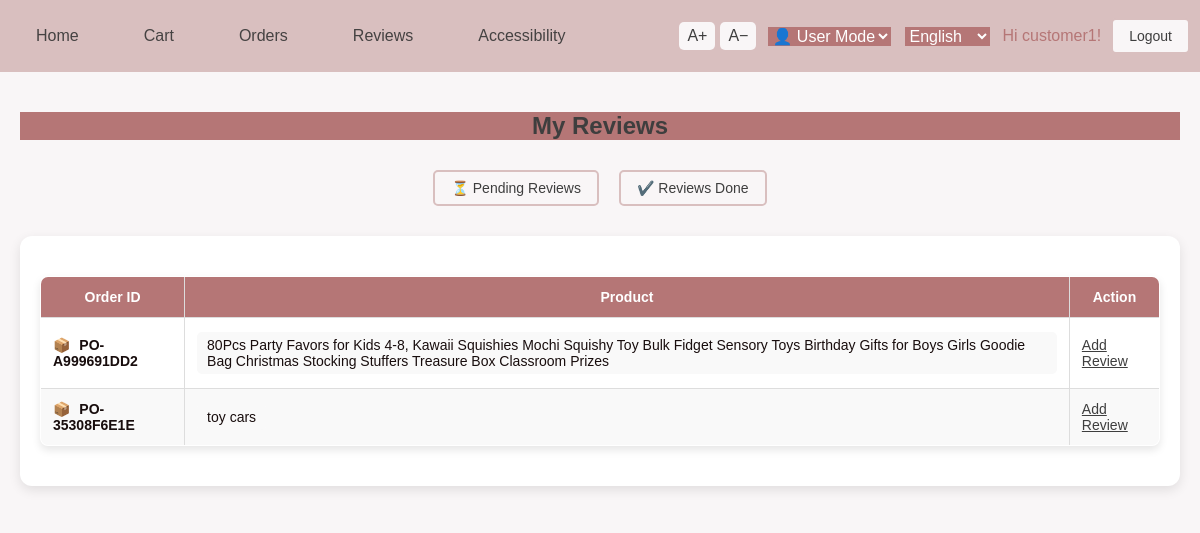
Page /reviews/my_reviews/ (signed in) on the committed database.
### shoppingcart/models.py (models this page shows, shortened)
class Order(models.Model):
    STATUS_CHOICES_TANGIBLE = [
        ('pending', 'Pending'),
        ('shipped', 'Shipped'),
        ('cancelled', 'Cancelled'),
        ('hold', 'Hold'),
        ('delivered', 'Delivered')
    ]
    STATUS_CHOICES_VIRTUAL = [
        ('pending', 'Pending'),
        ('ticket-issued', 'Ticket Issued'),
        ('complete', 'Complete'),
        ('refunded', 'Refunded'),
    ]
    po_number = models.CharField(max_length=20, unique=True, editable=False, default='', null=True, blank=True)
    customer = models.ForeignKey(User, on_delete=models.CASCADE, related_name='customer_orders', default=1)
    total_amount = models.DecimalField(max_digits=10, decimal_places=2, default=0.00)
    purchase_date = models.DateTimeField(default=timezone.now)
    status = models.CharField(max_length=20, choices=STATUS_CHOICES_TANGIBLE, default='pending')
    shipping_address = models.TextField()
    shipment_date = models.DateTimeField(null=True, blank=True)
    cancel_date = models.DateTimeField(null=True, blank=True)
    ticket_issue_date = models.DateTimeField(null=True, blank=True)
    refund_date = models.DateTimeField(null=True, blank=True)
    hold_date = models.DateTimeField(null=True, blank=True)
    complete_date = models.DateTimeField(null=True, blank=True)
    pending_date = models.DateTimeField(null=True, blank=True)
    delivered_date = models.DateTimeField(null=True, blank=True)
    user = models.ForeignKey(settings.AUTH_USER_MODEL, on_delete=models.CASCADE, related_name='orders', null=True, blank=True)

### ecommerce/models.py (models this page shows, shortened)
class Product(models.Model):
    STATUS_CHOICES = [
        ('stock', _('Stock')),
        ('out_of_stock', _('Out of Stock')),
    ]
    PRODUCT_TYPE_CHOICES = [
        ('tangible', _('Tangible')),
        ('virtual', _('Virtual')),
    ]
    product_id = models.UUIDField(primary_key=True, default=uuid.uuid4, help_text=_('Unique ID for this product across whole shopping mall'))
    product_name = models.CharField(max_length=300, default="", verbose_name=_("Product Name"))
    price = models.DecimalField(max_digits=10, decimal_places=2, default=0.0)
    is_active = models.BooleanField(default=True)
    description = models.TextField(default="", verbose_name=_("Description"))
    thumbnail_image = models.ImageField(upload_to='product_thumbnails/')
    vendor = models.ForeignKey('vendor.Vendor', on_delete=models.CASCADE, related_name='products', default=1)
    stock_quantity = models.PositiveIntegerField(default=0)
    min_age = models.PositiveIntegerField(default=0, help_text=_("Minimum age suitable for the product"))
    max_age = models.PositiveIntegerField(default=0, help_text=_("Maximum age suitable for the product"))
    product_type = models.CharField(max_length=10, choices=PRODUCT_TYPE_CHOICES, default='tangible', verbose_name=_("Product Type"))
    warnings = models.TextField(blank=True, default="", help_text=_("Warnings or safety notes related to the product"))
    materials = models.CharField(max_length=255, blank=True, default="", help_text=_("Comma-separated list of materials"))
    safety_score = models.DecimalField(max_digits=5, decimal_places=2, null=True, blank=True)
    safety_issues = models.JSONField(default=list)  # Store issues like 'small_parts', 'sharp_edges', etc.
    sharpness_category_score = models.PositiveIntegerField(default=0, help_text=_("Sharpness category score (1=Dull, 3=Medium, 5=Sharp)"))
    vhd_score = models.DecimalField(max_digits=5, decimal_places=2, null=True, blank=True, help_text=_("Visual Hazard Detection score"))

### review/views.py (the view)
# urls.py: path('my_reviews/', views.my_reviews, name='my_reviews'),
@login_required
def my_reviews(request):
    orders = Order.objects.filter(customer=request.user).prefetch_related("items__product")
    pending_reviews = {}
    done_reviews = {}
    for order in orders:
        order_products = order.items.all()
        reviews = Review.objects.filter(user=request.user, order=order).select_related("product")
        reviewed_products = {review.product.product_id for review in reviews}
        if order.status in ['complete', 'delivered', 'refunded']:
            for item in order_products:
                product = item.product
                if product.product_id not in reviewed_products:
                    if order.id not in pending_reviews:
                        pending_reviews[order.id] = {
                            "order": order,
                            "products": [],
                        }
                    pending_reviews[order.id]["products"].append(product)
                else:
                    if order.id not in done_reviews:
                        done_reviews[order.id] = {
                            "order": order,
                            "reviews": [],
                        }
                    done_reviews[order.id]["reviews"].append({
                        "product": product,
                        "review": next(review for review in reviews if review.product == product),
                    })
    return render(request, "review/my_reviews.html", {
        "pending_reviews": pending_reviews,
        "done_reviews": done_reviews,
    })

### ecommerce/context_processors.py (called while the page is built)
def currency_context(request):
    lang = request.LANGUAGE_CODE
    config = settings.LANGUAGE_CURRENCY_MAP.get(lang, {'symbol': '¥', 'rate': 1})
    return {
        'currency_symbol': config['symbol'],
        'currency_rate': config['rate'],
    }

### templates/review/my_reviews.html (shortened to what this page needs)
{% extends "base.html" %}
{% load static i18n %}
{% block content %}
<div class="container-fluid mt-5 my-reviews-page">
    <h2 class="text-center mb-4">{% trans "My Reviews" %}</h2>
    <div class="text-center mb-4">
        <button id="pending-btn" class="btn btn-primary mobility-btn">{% trans "⏳ Pending Reviews" %}</button>
        <button id="done-btn" class="btn btn-secondary mobility-btn">{% trans "✔️ Reviews Done" %}</button>
    </div>
    <div class="card p-4 shadow-sm">
        <div id="pending-reviews" class="review-section">
            {% if pending_reviews %}
                <table class="review-table">
                    <thead>
                        <tr>
                            <th>{% trans "Order ID" %}</th>
                            <th>{% trans "Product" %}</th>
                            <th>{% trans "Action" %}</th>
                        </tr>
                    </thead>
                    <tbody>
                        {% for order_id, data in pending_reviews.items %}
                            {% for product in data.products %}
                                <tr>
                                    <td>
                                        <a href="{% url 'order_detail' data.order.id %}" class="order-link">
                                            <strong>{{ data.order.po_number }}</strong>
                                        </a>
                                    </td>
                                    <td>
                                        <a href="{% url 'product_detail' product.product_id %}" class="product-link">
                                            {{ product.product_name }}
                                        </a>
                                    </td>
                                    <td>
                                        <a href="{% url 'add_review' data.order.id product.product_id %}" class="btn btn-primary">
                                            {% trans "Add Review" %}
                                        </a>
                                    </td>
                                </tr>
                            {% endfor %}
                        {% endfor %}
                    </tbody>
                </table>
            {% else %}
                <p class="text-center no-reviews-message">{% trans "No pending reviews available." %}</p>
            {% endif %}
        </div>
    </div>
</div>
<link rel="stylesheet" href="https://cdnjs.cloudflare.com/ajax/libs/font-awesome/6.0.0/css/all.min.css">
{% endblock %}

### templates/base.html (shortened to what this page needs)
<!DOCTYPE html>
<html lang="{{ LANGUAGE_CODE }}">
<head>
    {% load static i18n %}
    {% load i18n currency_filters %}
    <link rel="stylesheet" href="{% static 'css/base.css' %}">
    <link rel="stylesheet" href="https://cdnjs.cloudflare.com/ajax/libs/font-awesome/5.15.4/css/all.min.css">
</head>
<body>
    <nav id="menu" class="nav-container" role="navigation" aria-label="{% trans 'Main Navigation' %}">
        <ul>
            <li><a href="{% url 'home' %}">{% trans "Home" %}</a></li>
            {% if user.is_authenticated %}
                <li><a href="{% url 'shopping_cart' %}">{% trans "Cart" %}</a></li>
                <li><a href="{% url 'order_list' %}">{% trans "Orders" %}</a></li>
                <li><a href="{% url 'my_reviews' %}">{% trans "Reviews" %}</a></li>
                <li><a href="#" id="accessibility-btn">{% trans "Accessibility" %}</a></li>
            {% endif %}
        </ul>
        <div class="nav-right-group">
            <div class="font-size-controls" role="group" aria-label="{% trans 'Font Size Controls' %}">
                <button type="button" class="mobility-btn" onclick="increaseFontSize()" aria-label="{% trans 'Increase font size' %}">A+</button>
                <button type="button" class="mobility-btn" onclick="decreaseFontSize()" aria-label="{% trans 'Decrease font size' %}">A−</button>
            </div>
            <select id="user-profile-select" class="mobility-control" onchange="handleProfileSelect(this.value)" aria-label="{% trans 'Choose Accessibility Mode' %}">
                <option value="" disabled selected hidden>{% trans "👤 User Mode" %}</option>
            </select>
            <form method="post" action="{% url 'set_language' %}">
                <select id="language-select" name="language" class="mobility-control" onchange="this.form.submit()" aria-label="{% trans 'Language selection' %}">
                    <option value="en" {% if LANGUAGE_CODE == 'en' %}selected{% endif %}>English</option>
                </select>
            </form>
            {% if request.user.is_authenticated %}
            <p class="user-name">{% trans "Hi" %} {{ user.username }}!</p>
            <form action="{% url 'logout' %}" method="post">
                <button type="submit" class="mobility-btn" aria-label="{% trans 'Logout' %}">{% trans "Logout" %}</button>
            </form>
            {% endif %}
        </div>
    </nav>
    <main id="content-wrapper" role="main" aria-label="{% trans 'Page Content' %}">
        {% block content %}{% endblock content %}
    </main>
</body>

### static/css/base.css (style rules this page uses)
:root { --bg-color: #F9F6F7; --text-color: #3E3E3E; --button-bg: #b57676; --button-text: #FFFFFF; --border-color: #D9BFBF; --link-color: #180d0d; --hover-bg: #a75b5b; --hover-text: #FFFFFF; }
body { cursor: auto; font-family: Arial, Helvetica, sans-serif; font-size: 1rem; color: var(--text-color) !important; margin: 0; padding: 0; box-sizing: border-box; transform-origin: top left; width: auto; min-width: 100vw; background-color: var(--bg-color, #ffffff); }
table { width: 100%; border-collapse: collapse; margin-bottom: 20px; }
table th, table td { padding: 10px; border: 1px solid var(--border-color); text-align: left; }
select, option { font-size: inherit !important; }
form { max-width: 400px; margin: 20px auto; padding: auto; background-color: transparent; border-radius: 8px; }
input, button { padding: 10px; margin-top: 10px; margin-bottom: 10px; border: 1px solid #ccc; border-radius: 5px; font-size: 0.875rem; padding: 0.5rem 1rem; }
button { background-color: #004c99; color: white; border: none; cursor: pointer; transition: background-color 0.3s ease; }
#menu, .product-info, button, body { background-color: var(--bg-color) !important; color: var(--text-color) !important; }
#menu { background-color: var(--border-color) !important; color: var(--button-bg) !important; overflow: hidden; margin: 0; display: flex; justify-content: space-between; align-items: center; padding: 10px 20px; height: auto; flex-wrap: nowrap; width: 100%; position: fixed; top: 0px; z-index: 1000; }
#menu ul { list-style: none; margin: 0; padding: 0; display: flex; align-items: center; flex-wrap: nowrap; gap: 8px; }
#menu ul li { margin-right: 15px; display: flex; align-items: center; height: 100%; }
#menu ul a { text-decoration: none; color: #454242; height: 36px; padding: 8px 16px; transition: background-color 0.3s ease; border-radius: 5px; display: flex; align-items: center; }
.nav-container { display: flex; align-items: center; justify-content: space-between; flex-wrap: nowrap; width: 100%; overflow: hidden; max-height: 60px; }
.nav-container select { margin-right: 25px; }
.nav-container a, .nav-container button { margin-right: 10px; }
html { overflow-x: auto; overflow-y: auto; width: 100%; min-width: 100vw; }
body { background-color: var(--bg-color); color: var(--text-color); }
button { background-color: var(--button-bg); color: var(--button-text); border: 1px solid var(--border-color); }
a { color: var(--text-color); }
button, input, select { background-color: var(--button-bg); color: var(--button-text); border: 2px solid var(--border-color); }
[data-theme] #menu, .product-info, button, body { background-color: var(--bg-color) !important; color: var(--text-color) !important; }
#menu { background-color: var(--button-bg); color: var(--button-text); }
body { min-height: 100vh; }
h2, h3 { text-align: center; background-color: var(--button-bg); }
.review-table { width: 100%; border-collapse: collapse; margin-top: 20px; font-family: Arial, sans-serif; font-size: 14px; box-shadow: 0 4px 8px rgba(0, 0, 0, 0.1); border-radius: 10px; overflow: hidden; text-align: center; border: 1px solid #ddd; }
.review-table th { background-color: var(--button-bg); color: white; padding: 12px; text-align: center; border: 1px solid #ddd; }
.review-table tr:nth-child(even) { background-color: #f9f9f9; }
.review-table td { padding: 12px; border: 1px solid #ddd; text-align: center; }
.product-link { text-decoration: none; color: inherit; }
.nav-right-group { display: flex; align-items: center; justify-content: flex-end; gap: 10px; margin-left: auto; flex-wrap: nowrap; margin-right: 30px; }
.nav-right-group select, .nav-right-group form, .nav-right-group .font-size-controls, .nav-right-group p, .nav-right-group button { margin: 0; white-space: nowrap; }
#menu ul li a#accessibility-btn { display: flex; align-items: center; justify-content: center; height: 36px; padding: 8px 16px; font-size: 1rem; line-height: 1; vertical-align: middle; border-radius: 5px; }

### templates/base.html (style rules this page uses)
.nav-container { display: flex; align-items: center; justify-content: space-between; width: 100%; }
.font-size-controls { display: flex; gap: 5px; margin-left: 10px; }
.font-size-controls button { padding: 5px 8px; font-size: 1rem; background-color: #28a745; color: white; border: none; border-radius: 5px; cursor: pointer; }

### rows in the picture
Order: order.po_number "PO-A999691DD2"
Product: product_name "80Pcs Party Favors for Kids 4-8, Kawaii Squishies Mochi Squishy Toy Bulk Fidget Sensory Toys Birthday Gifts for Boys Girls Goodie Bag Christmas Stocking Stuffers Treasure Box Classroom Prizes"
Order: order.po_number "PO-35308F6E1E"
Product: product_name "toy cars"

### other values in the picture
{{ user.username }} "customer1"
